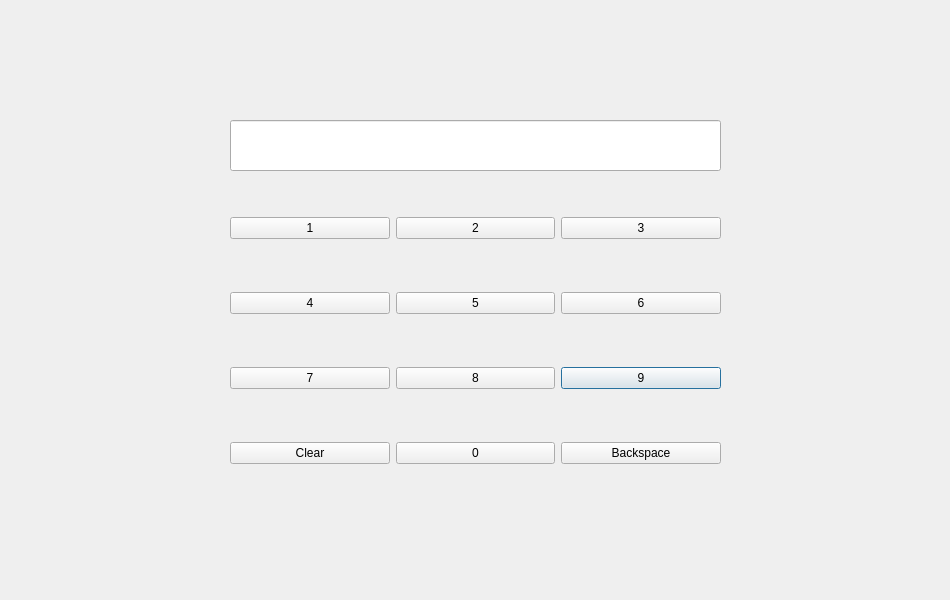
<?xml version="1.0" encoding="UTF-8"?>
<ui version="4.0">
 <class>Pinni</class>
 <widget class="QDialog" name="Pinni">
  <property name="geometry">
   <rect>
    <x>0</x>
    <y>0</y>
    <width>950</width>
    <height>600</height>
   </rect>
  </property>
  <property name="windowTitle">
   <string>Dialog</string>
  </property>
  <widget class="QWidget" name="gridLayoutWidget">
   <property name="geometry">
    <rect>
     <x>230</x>
     <y>170</y>
     <width>491</width>
     <height>341</height>
    </rect>
   </property>
   <layout class="QGridLayout" name="gridLayout">
    <item row="3" column="2">
     <widget class="QPushButton" name="B9">
      <property name="text">
       <string>9</string>
      </property>
     </widget>
    </item>
    <item row="1" column="0">
     <widget class="QPushButton" name="B1">
      <property name="text">
       <string>1</string>
      </property>
     </widget>
    </item>
    <item row="3" column="1">
     <widget class="QPushButton" name="B8">
      <property name="text">
       <string>8</string>
      </property>
     </widget>
    </item>
    <item row="2" column="0">
     <widget class="QPushButton" name="B4">
      <property name="text">
       <string>4</string>
      </property>
     </widget>
    </item>
    <item row="1" column="2">
     <widget class="QPushButton" name="B3">
      <property name="text">
       <string>3</string>
      </property>
     </widget>
    </item>
    <item row="2" column="1">
     <widget class="QPushButton" name="B5">
      <property name="text">
       <string>5</string>
      </property>
     </widget>
    </item>
    <item row="2" column="2">
     <widget class="QPushButton" name="B6">
      <property name="text">
       <string>6</string>
      </property>
     </widget>
    </item>
    <item row="4" column="1">
     <widget class="QPushButton" name="B0">
      <property name="text">
       <string>0</string>
      </property>
     </widget>
    </item>
    <item row="3" column="0">
     <widget class="QPushButton" name="B7">
      <property name="text">
       <string>7</string>
      </property>
     </widget>
    </item>
    <item row="1" column="1">
     <widget class="QPushButton" name="B2">
      <property name="text">
       <string>2</string>
      </property>
     </widget>
    </item>
    <item row="4" column="0">
     <widget class="QPushButton" name="Clear">
      <property name="text">
       <string>Clear</string>
      </property>
     </widget>
    </item>
    <item row="4" column="2">
     <widget class="QPushButton" name="Backspace">
      <property name="text">
       <string>Backspace</string>
      </property>
     </widget>
    </item>
   </layout>
  </widget>
  <widget class="QLineEdit" name="lineEdit">
   <property name="geometry">
    <rect>
     <x>230</x>
     <y>120</y>
     <width>491</width>
     <height>51</height>
    </rect>
   </property>
   <property name="font">
    <font>
     <pointsize>28</pointsize>
    </font>
   </property>
   <property name="echoMode">
    <enum>QLineEdit::PasswordEchoOnEdit</enum>
   </property>
   <property name="alignment">
    <set>Qt::AlignCenter</set>
   </property>
  </widget>
 </widget>
 <resources/>
 <connections/>
</ui>
